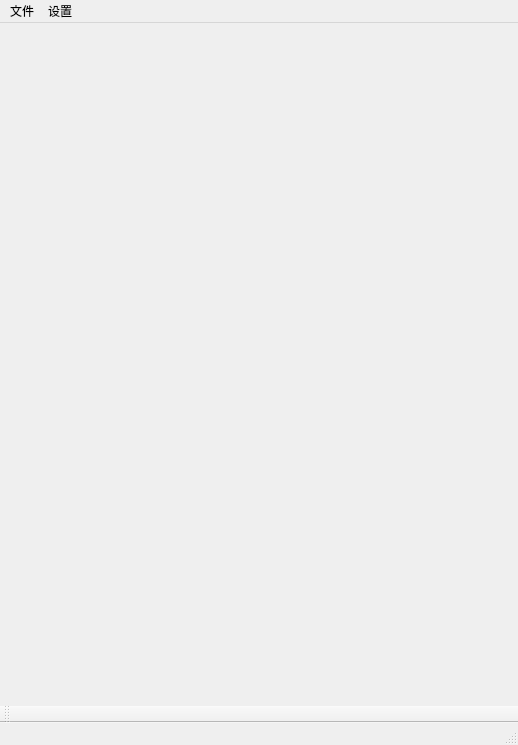
<?xml version="1.0" encoding="UTF-8"?>
<ui version="4.0">
 <class>PuzzleClass</class>
 <widget class="QMainWindow" name="PuzzleClass">
  <property name="geometry">
   <rect>
    <x>0</x>
    <y>0</y>
    <width>518</width>
    <height>745</height>
   </rect>
  </property>
  <property name="windowTitle">
   <string>Puzzle</string>
  </property>
  <widget class="QWidget" name="centralWidget"/>
  <widget class="QMenuBar" name="menuBar">
   <property name="geometry">
    <rect>
     <x>0</x>
     <y>0</y>
     <width>518</width>
     <height>26</height>
    </rect>
   </property>
   <widget class="QMenu" name="menu">
    <property name="title">
     <string>文件</string>
    </property>
    <addaction name="action"/>
    <addaction name="action_2"/>
    <addaction name="action_4"/>
   </widget>
   <widget class="QMenu" name="menu_2">
    <property name="title">
     <string>设置</string>
    </property>
    <addaction name="action_3"/>
   </widget>
   <addaction name="menu"/>
   <addaction name="menu_2"/>
  </widget>
  <widget class="QToolBar" name="mainToolBar">
   <attribute name="toolBarArea">
    <enum>BottomToolBarArea</enum>
   </attribute>
   <attribute name="toolBarBreak">
    <bool>false</bool>
   </attribute>
  </widget>
  <widget class="QStatusBar" name="statusBar"/>
  <action name="action">
   <property name="text">
    <string>选择文件</string>
   </property>
  </action>
  <action name="action_2">
   <property name="text">
    <string>重新开始(F5)</string>
   </property>
  </action>
  <action name="action_3">
   <property name="text">
    <string>难度设置</string>
   </property>
  </action>
  <action name="action_4">
   <property name="text">
    <string>查看原图</string>
   </property>
  </action>
 </widget>
 <layoutdefault spacing="6" margin="11"/>
 <resources>
  <include location="puzzle.qrc"/>
 </resources>
 <connections/>
</ui>
